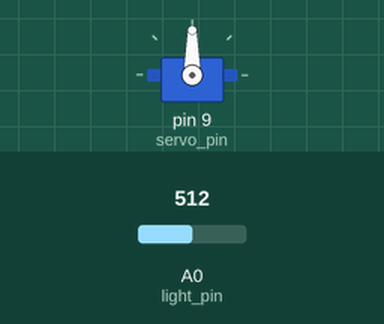
Recording of a sketch running on a simulated Arduino Uno, built with avr-gcc and run on an emulated ATmega328P. Shown: servo. Inputs (shaded band) come from the test bench; at power-on: A0 (light_pin) = 512.

Above: at 1.2 s.
1.3 s: A0 (light_pin) set to 716
At 2.5 s:
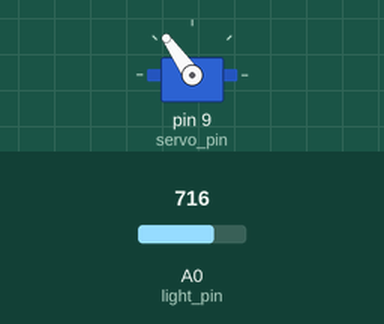
2.8 s: A0 (light_pin) set to 900
At 3.6 s:
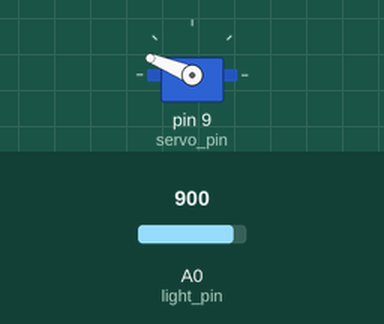
4.3 s: A0 (light_pin) set to 1023
At 4.9 s:
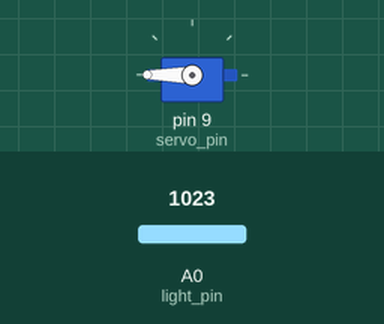
5.8 s: A0 (light_pin) set to 306
At 6.2 s:
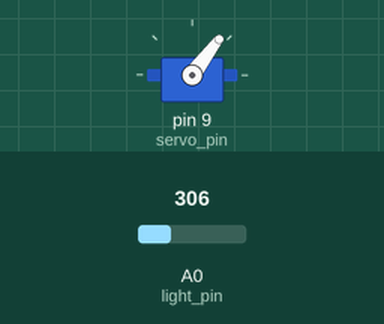
7.3 s: A0 (light_pin) set to 122
At 8.3 s:
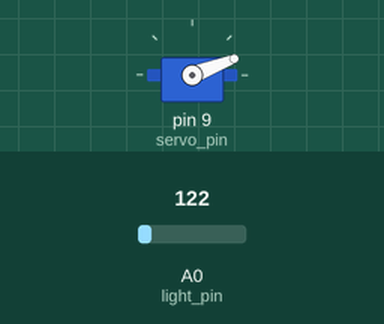
Timing chart, 0 to 9.8 s (numbered marks = the images above; inputs shaded):
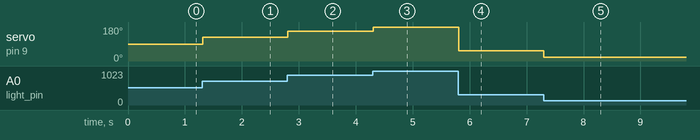

The sketch:

Servo_motor_light_detect.ino
```cpp
#include <Servo.h>

// Pins
const int servo_pin = 9;
const int light_pin = A0;

Servo servo;

void setup() {

  // Initialize servo
  servo.attach(servo_pin);
}

void loop() {

  // Read light value
  int val = analogRead(light_pin);

  // Map to servo position
  val = map(val, 0, 1023, 0, 180);
  servo.write(val);

  delay(10);
}
```

Measured:
- after the input at 1.3 s, servo on pin 9 (servo_pin): 90° → 125° at once
- after the input at 2.8 s, servo on pin 9 (servo_pin): 125° → 158° at once
- after the input at 4.3 s, servo on pin 9 (servo_pin): 158° → 180° at once
- after the input at 5.8 s, servo on pin 9 (servo_pin): 180° → 53° at once
- after the input at 7.3 s, servo on pin 9 (servo_pin): 53° → 21° at once
